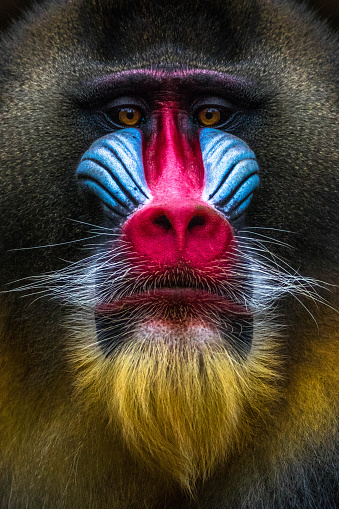
#> input picture photos/monkey.jpg, 339 x 509 px
$ python transformation.py
#> lines starting #> are read from the running program, lines starting #| are printed output that depends on the picture
import cv2 as cv
import numpy as np

img = cv.imread('photos/monkey.jpg')
#> img is the input picture: shape (509, 339, 3); mean B, G, R 49.5, 59.5, 74.2
cv.imshow('Monkey', img)

#Translation
def translate(img, x, y):
#> called with x = -100, y = 100
    transMat = np.float32([[1,0,x],[0,1,y]])
    dimensions = (img.shape[1], img.shape[0])
#> dimensions = (339, 509)
    return cv.warpAffine(img, transMat, dimensions)
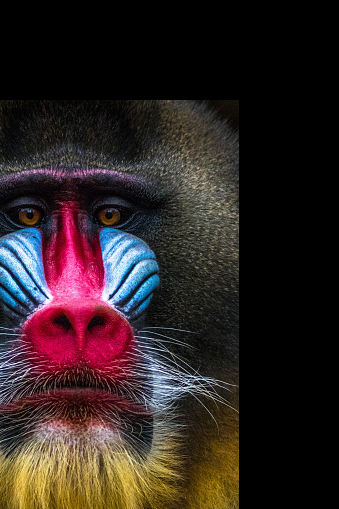
#> returned value: shape (509, 339, 3); mean of channels 0, 1, 2 34.8, 35.8, 47.5; drawn as B, G, R

'''
-x -> left
-y -> up
x -> right
y -> down
'''

translated = translate(img, -100, 100)
cv.imshow('Translated',translated)

#Rotation
def rotate(img, angle, rotPoint=None):
#> called with angle = -45
    (height,width) = img.shape[:2]
#> height = 509; width = 339

    if rotPoint is None:
        rotPoint = (width//2,height//2)
#> rotPoint = (169, 254)

    rotMat = cv.getRotationMatrix2D(rotPoint, angle, 1.0)
    dimensions = (width,height)
#> dimensions = (339, 509)

    return cv.warpAffine(img, rotMat, dimensions)
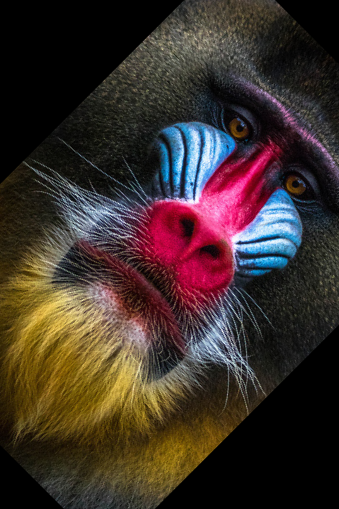
#> returned value: shape (509, 339, 3); mean of channels 0, 1, 2 42.1, 48.2, 61.5; drawn as B, G, R

rotated = rotate(img, -45)
cv.imshow('Rotated', rotated)

rotated_rotated = rotate(rotated, -90)
#> call 2 of rotate, with angle = -90
#> in rotate (call 2), `return cv.warpAffine(img, rotMat, dimensions)`:
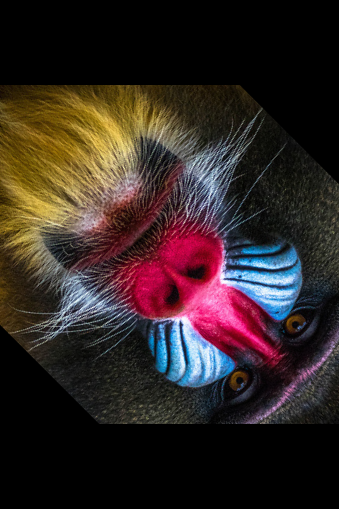
#> returned value: shape (509, 339, 3); mean of channels 0, 1, 2 35.8, 38.3, 50.2; drawn as B, G, R
cv.imshow('Rotated 2', rotated_rotated)

#Resize
resized = cv.resize(img, (500,500), interpolation=cv.INTER_CUBIC)
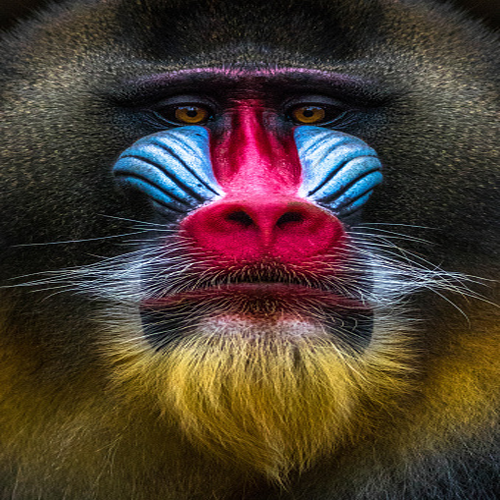
#> resized: shape (500, 500, 3); mean B, G, R 49.5, 59.5, 74.2
cv.imshow('Resized',resized)

#Flipping
flip = cv.flip(img, -1) #-1, 0, 1
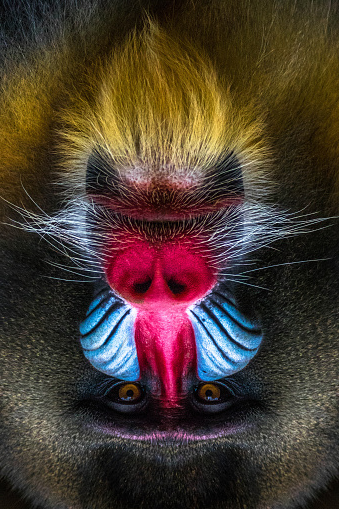
#> flip: shape (509, 339, 3); mean B, G, R 49.5, 59.5, 74.2
cv.imshow('Flip',flip)

#Cropping
cropped = img[200:400, 300:400]
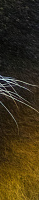
#> cropped: shape (200, 39, 3); mean B, G, R 23.3, 48.9, 60.6
cv.imshow('Croppped', cropped)

cv.waitKey(0)

$ run again, with photos/group.jpg copied over photos/monkey.jpg
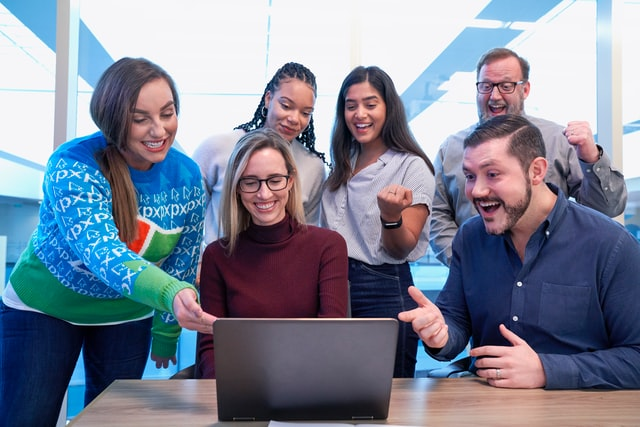
#> input picture photos/group.jpg, 640 x 427 px
#> img is the input picture: shape (427, 640, 3); mean B, G, R 149.5, 132.7, 126.3
#> `flip = cv.flip(img, -1)`:
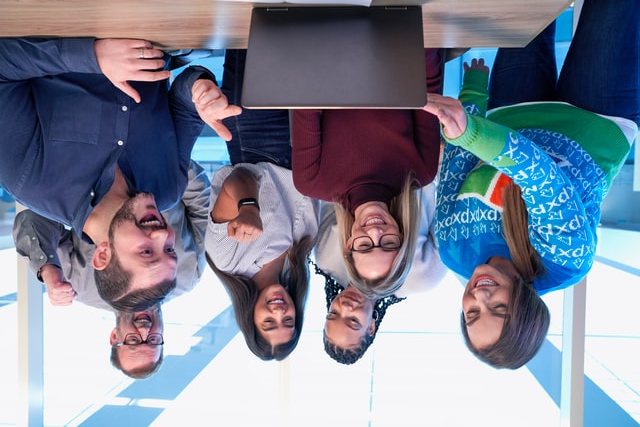
#> flip: shape (427, 640, 3); mean B, G, R 149.5, 132.7, 126.3
#> `cropped = img[200:400, 300:400]`:
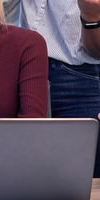
#> cropped: shape (200, 100, 3); mean B, G, R 94.5, 77.3, 91.6
